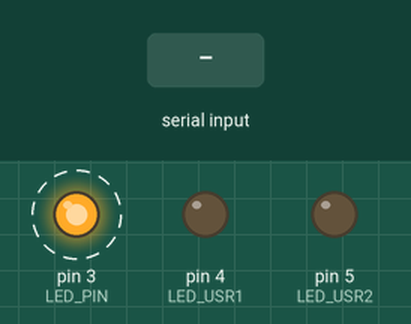
Bench run of a sketch on a simulated Arduino Mega 2560, built with avr-gcc and run on an emulated ATmega2560. Shown: output pins drawn as LEDs (lit = HIGH). Dashed ring = blinking. The inputs (shaded band) are chosen by the test bench. What the sketch prints to the serial monitor is not drawn.

Above: at 1.2 s.
1.3 s: "1" received over the second serial link
At 2.25 s:
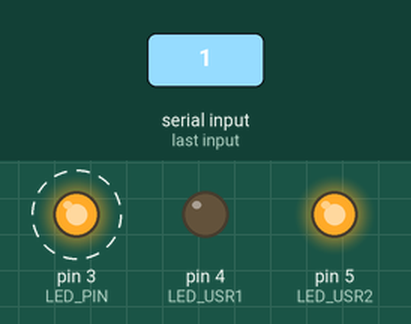
4.3 s: "1" received over Serial
At 5.4 s:
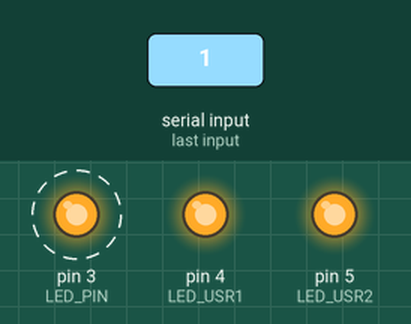
7.3 s: "0" received over the second serial link
At 8.25 s:
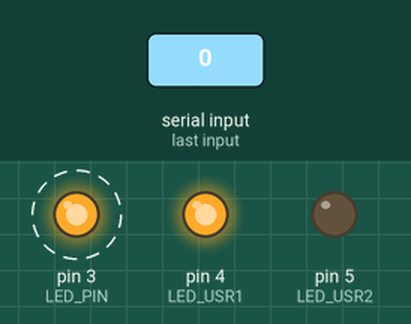
10.3 s: "2" received over the second serial link
At 10.9 s:
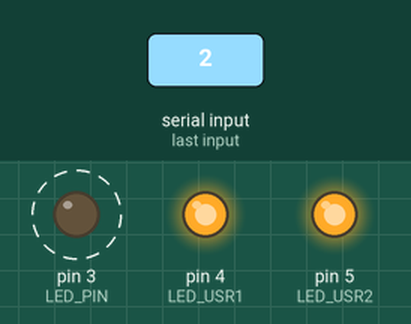
13.3 s: "0" received over Serial
At 13.75 s:
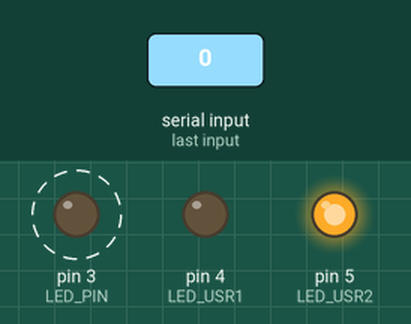
Timing chart, 0 to 17.3 s (numbered marks = the images above; inputs shaded):
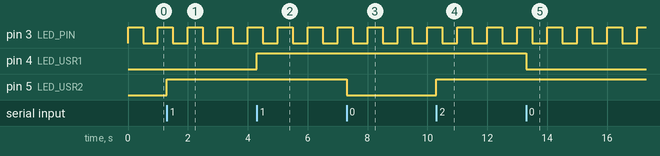

Measured:
- after the input at 1.3 s, pin 5 (LED_USR2): LOW → HIGH at once
- after the input at 4.3 s, pin 4 (LED_USR1): LOW → HIGH at once
- after the input at 7.3 s, pin 5 (LED_USR2): HIGH → LOW at once
- after the input at 10.3 s, pin 5 (LED_USR2): LOW → HIGH at once
- after the input at 13.3 s, pin 4 (LED_USR1): HIGH → LOW at once
- by itself, pin 3 (LED_PIN): alternates HIGH for 0.50 s and LOW for 0.50 s

The sketch:

serialPassthrough.ino
```cpp
// Script for serial pass through
#define LED_PIN 3
#define LED_USR1 4
#define LED_USR2 5

void setup() {
  // LEDs
  pinMode(LED_PIN, OUTPUT);
  pinMode(LED_USR1, OUTPUT);
  pinMode(LED_USR2, OUTPUT);

  // Serial Ports
  Serial.begin(115200);  // USB Serial
  Serial1.begin(57600); // Hardware Serial

}

void loop() {
  unsigned long loop_start = millis();

  digitalWrite(LED_PIN, !digitalRead(LED_PIN));

  do {
    // Transfer any data from USB (Serial) <> Hardware Serial
    while (Serial.available()) {
      //char a = Serial.read();
      Serial1.print((char) Serial.read());
      digitalWrite(LED_USR1, !digitalRead(LED_USR1));
    }

    while (Serial1.available()) {
      Serial.print((char) Serial1.read());
      digitalWrite(LED_USR2, !digitalRead(LED_USR2));
    }

  } while (millis() < loop_start+500);

}
```
